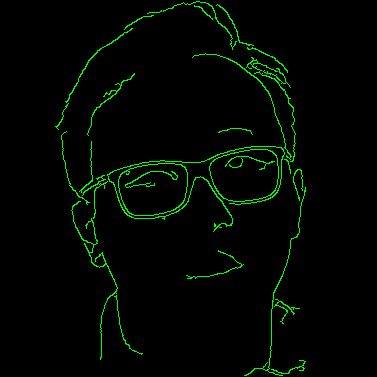
#> input picture src/edges/robert.png, 377 x 377 px
$ python edge.py edges/robert.png edges/robert.png edges/robert.png   (Python 2 division)
#> lines starting #> are read from the running program, lines starting #| are printed output that depends on the picture; after the words box and inside, x2 and y2 are one past the last pixel; in counts of white or black regions, pixels touching at a corner belong together
import cv2
import numpy as np
import json
import sys

def main(input_image, output_contour_dir, output_json_dir):
#> called with input_image = 'edges/robert.png', output_contour_dir = 'edges/robert.png', output_json_dir = 'edges/robert.png'
    im = cv2.imread(input_image)
#> im is the input picture: shape (377, 377, 3); mean B, G, R 0, 6.5, 0
    resize_width = 380
    resize_height = im.shape[1] * resize_width / im.shape[0]
#> resize_height = 380
    im = cv2.resize(im, (resize_width, resize_height))
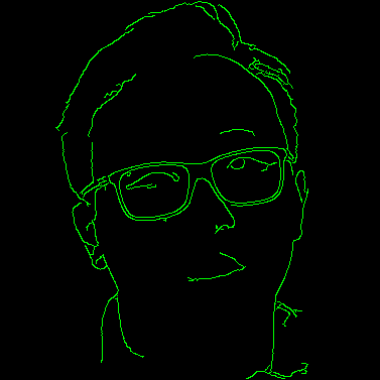
#> im: shape (380, 380, 3); mean B, G, R 0, 6.5, 0
    gray = cv2.cvtColor(im, cv2.COLOR_BGR2GRAY)
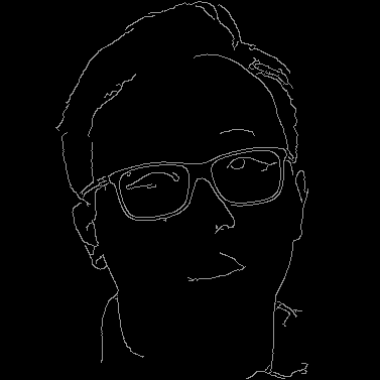
#> gray: shape (380, 380); min 0, max 150, mean 3.8
    blurred = cv2.GaussianBlur(im, (3, 3), 1)
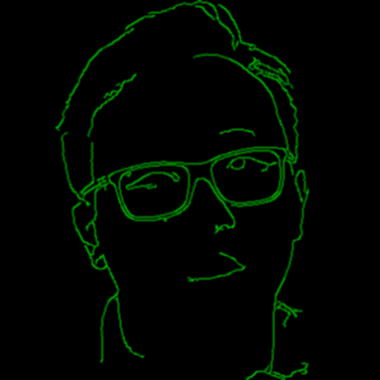
#> blurred: shape (380, 380, 3); mean B, G, R 0, 6.5, 0
    canny = cv2.Canny(blurred, 0, 255)
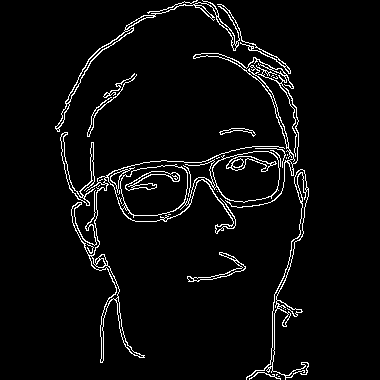
#> canny: shape (380, 380); 4.3% white in thin lines or dots, all inside (x1, y1, x2, y2) = (55, 0, 309, 380)
    ret, thresh = cv2.threshold(canny, 50, 255, 0)
    contours, hierarchy = cv2.findContours(thresh, cv2.RETR_TREE, cv2.CHAIN_APPROX_SIMPLE)
#> contours = 89 contours, 48 with area under 20; largest, box (x1, y1, x2, y2) and area: (71, 146, 285, 363) 6816, (120, 165, 188, 216) 2770, (212, 151, 280, 203) 2724, (193, 53, 299, 208) 2113, (193, 53, 299, 165) 1846

    ## filter the trivial piece of contours
    filter_size = 5
    i = 0
    while (i < len(contours)):
        if len(contours[i]) < 5:
            del contours[i]
        else:
            i += 1
#> this loop made 89 passes
#> after the loop, i = 75

    ######## output contours as JOSN file #######

    # find the max position to normalize the postions
    max_pos = max(resize_width, resize_height)
#> max_pos = 380

    # build JSON object
    outputJSON = {}
    outputJSON['version'] = '1.0.0'
    sequence = []
    for l in contours:
        cell = {}
        cell['tool'] = 0
        points = []
        for p in l:
            p1 = p[0]
            points.append([float(p1[0])/max_pos, float(p1[1])/max_pos])
        cell['points'] = points
        sequence.append(cell)
#> this loop made 75 passes
#> after the loop, sequence = 75 items
    outputJSON['sequence'] = sequence

    with open(output_json_dir, 'w') as outfile:
        json.dump(outputJSON, outfile)

    # [15 lines of commented-out code are left out]
    output = np.zeros(im.shape, np.uint8)
    cv2.drawContours(output, contours, -1, (0, 255, 0), 1)
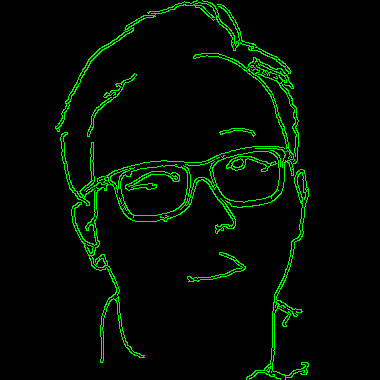
#> output: shape (380, 380, 3); mean of channels 0, 1, 2 0, 11, 0; drawn as B, G, R
    # [4 lines of commented-out code are left out]
    cv2.imwrite(output_contour_dir, output)

    return 0

if __name__ == "__main__":
    if len(sys.argv) == 4:
        sys.exit(main(sys.argv[1], sys.argv[2], sys.argv[3]))
#> (the program exits here)
